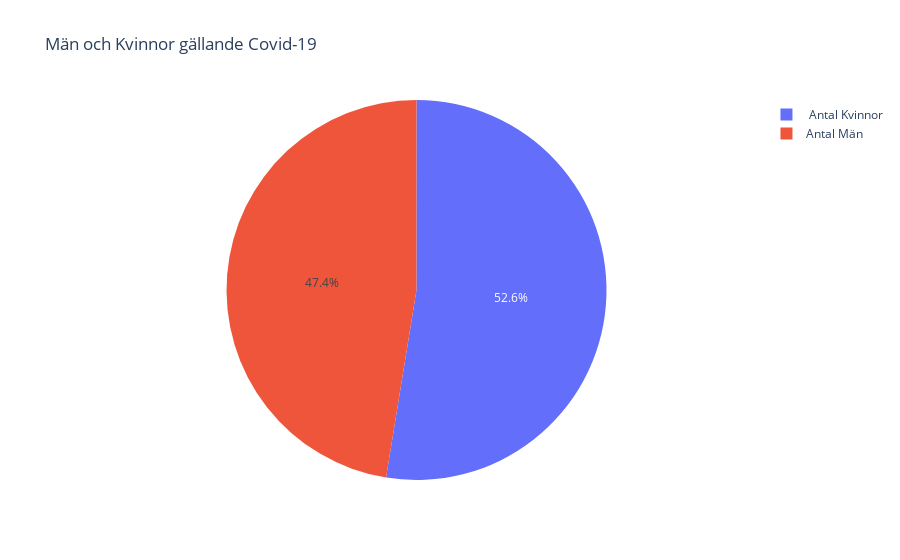

Notebook code for this chart:
### Code cell
import pandas as pd #Import pands som pd
import matplotlib.pyplot as plt # Import matplotlib för att få grafer som plt.
import plotly.express as px
df = pd.read_csv("Genderdata.csv") #Läser Csv 
män = df.query('Gender == "Male"')['Total_Cases'].sum() #Plockar ut från kolumnen Gender "Male" och tar Sum av den från "Totalcases"
kvinnor = df.query('Gender =="Female"')['Total_Cases'].sum() #samma sak här fast för kvinnor

labels = ["Antal Män" ," Antal Kvinnor"] # Skapar ett circlediagram namn för varje group.
sizes = [män , kvinnor] #lägg till antal 
color = ["red", "Blue"] #färgen
plt.figure(figsize=(7,3))# Storkleken 

plt.pie(sizes, colors=color, labels=labels, autopct="%1.1f%%", shadow=True) # skapar circlediagramet
plt.title("Antal Män och kvinnor Cases") # Title för circle diagramet
fig = px.pie(df, names= labels , values = sizes, title = "Män och Kvinnor gällande Covid-19")
fig.show()

### Figure 1 — Plotly figure (JSON) as saved in the notebook; plotly's stock layout.template omitted (floating-point values rounded to 4 significant figures)
{"data": [{"domain": {"x": [0, 1], "y": [0, 1]}, "hovertemplate": "label=%{label}<br>value=%{value}<extra></extra>", "labels": ["Antal Män", " Antal Kvinnor"], "legendgroup": "", "name": "", "showlegend": true, "type": "pie", "values": [288507, 319641]}], "layout": {"legend": {"tracegroupgap": 0}, "title": {"text": "Män och Kvinnor gällande Covid-19"}}}
